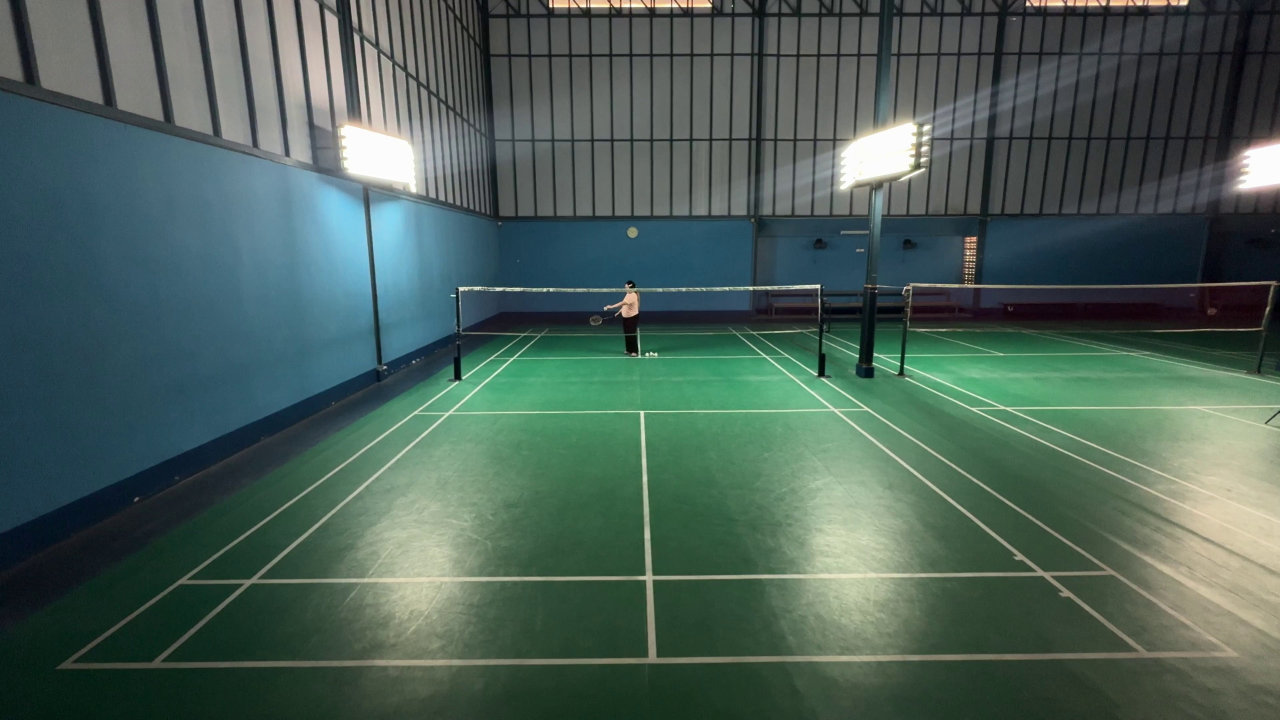
#> input picture calibration_landmarks/back/1791058352049.jpg, 3840 x 2160 px (shown at 1/3 size); its folder holds 4 pictures in this run
$ python matching.py calibration_landmarks/back calibration_landmarks/back
#> lines starting #> are read from the running program, lines starting #| are printed output that depends on the picture; after the words box and inside, x2 and y2 are one past the last pixel; in counts of white or black regions, pixels touching at a corner belong together
#> in extract_trajectory, frame is the input picture: shape (2160, 3840, 3); mean B, G, R 87.7, 95.8, 75
import os
import glob
import json
import cv2
import numpy as np
from dataclasses import dataclass
from typing import List, Optional, Tuple

# ----------------------------------------------------------------------------
# 1. Advanced Shuttlecock Contour & Motion Extraction (unchanged)
# ----------------------------------------------------------------------------

@dataclass
class FrameSignal:
    frame_idx: int
    shuttle_x: Optional[float] = None
    shuttle_y: Optional[float] = None
    score: float = 0.0

def detect_shuttle_in_frame(
    frame: np.ndarray,
    prev_frame: Optional[np.ndarray],
    last_known_pos: Optional[Tuple[float, float]] = None
) -> Tuple[Optional[float], Optional[float], float]:

    gray = cv2.cvtColor(frame, cv2.COLOR_BGR2GRAY)
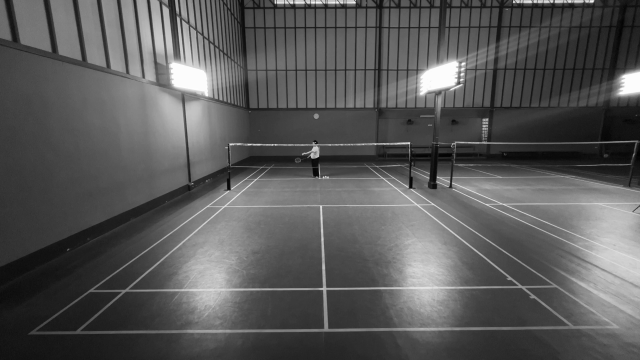
#> gray: shape (2160, 3840) (shown at 1/6 size); min 0, max 255, mean 88.7

    # Top-Hat Filter
    kernel_tophat = cv2.getStructuringElement(cv2.MORPH_ELLIPSE, (9, 9))
    tophat = cv2.morphologyEx(gray, cv2.MORPH_TOPHAT, kernel_tophat)
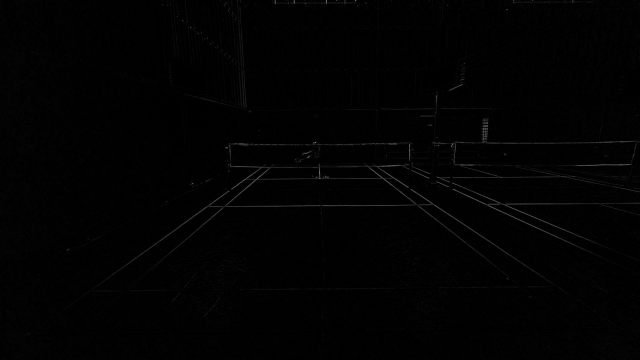
#> tophat: shape (2160, 3840) (shown at 1/6 size); min 0, max 212, mean 2
    _, bright_mask = cv2.threshold(tophat, 30, 255, cv2.THRESH_BINARY)
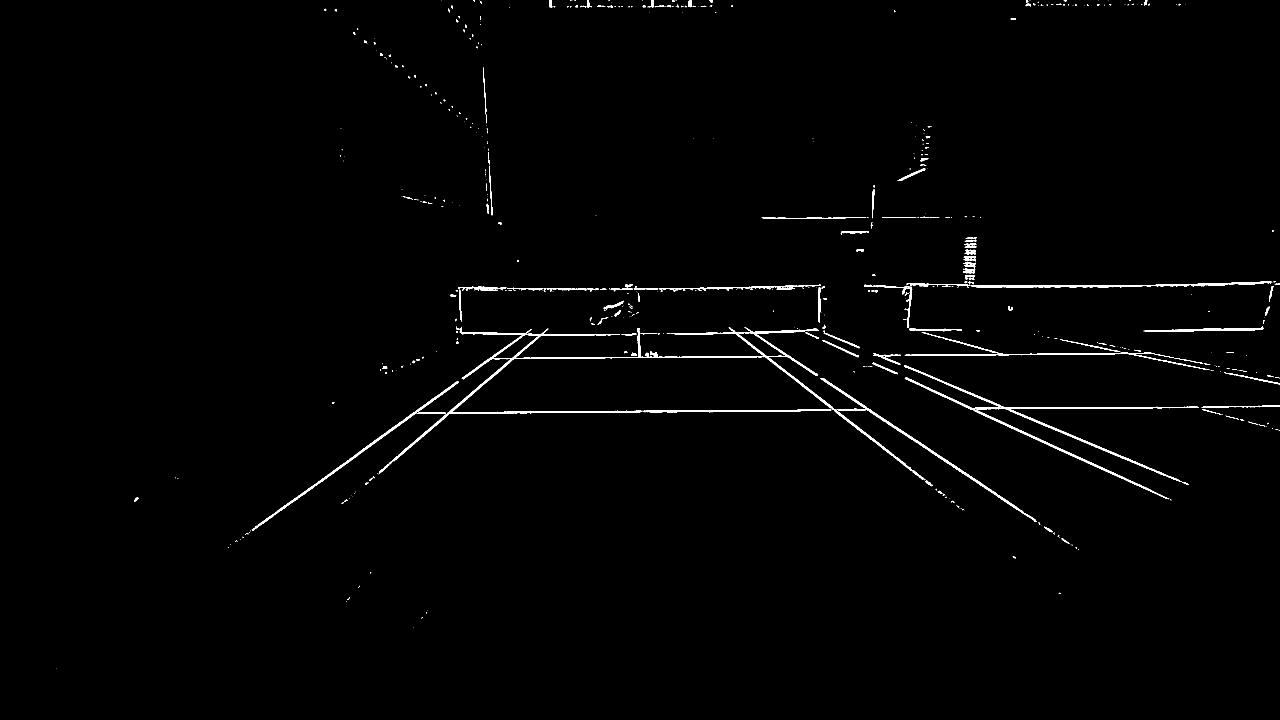
#> bright_mask: shape (2160, 3840) (shown at 1/3 size); 0.98% white; 585 white regions (401 under 20 px), largest, box (x1, y1, x2, y2) and area: (1136, 981, 2738, 1423) 19881, (2712, 1096, 3596, 1498) 12494, (2462, 1134, 3109, 1565) 5021

    # Motion Mask
    if prev_frame is not None:
        prev_gray = cv2.cvtColor(prev_frame, cv2.COLOR_BGR2GRAY)
        diff = cv2.absdiff(gray, prev_gray)
        _, motion_mask = cv2.threshold(diff, 12, 255, cv2.THRESH_BINARY)
        motion_mask = cv2.dilate(
            motion_mask,
            np.ones((3, 3), np.uint8),
            iterations=1
        )
        candidate_mask = cv2.bitwise_and(bright_mask, motion_mask)
    else:
        candidate_mask = bright_mask

    kernel_clean = cv2.getStructuringElement(cv2.MORPH_ELLIPSE, (3, 3))
    candidate_mask = cv2.morphologyEx(
        candidate_mask,
        cv2.MORPH_OPEN,
        kernel_clean
    )
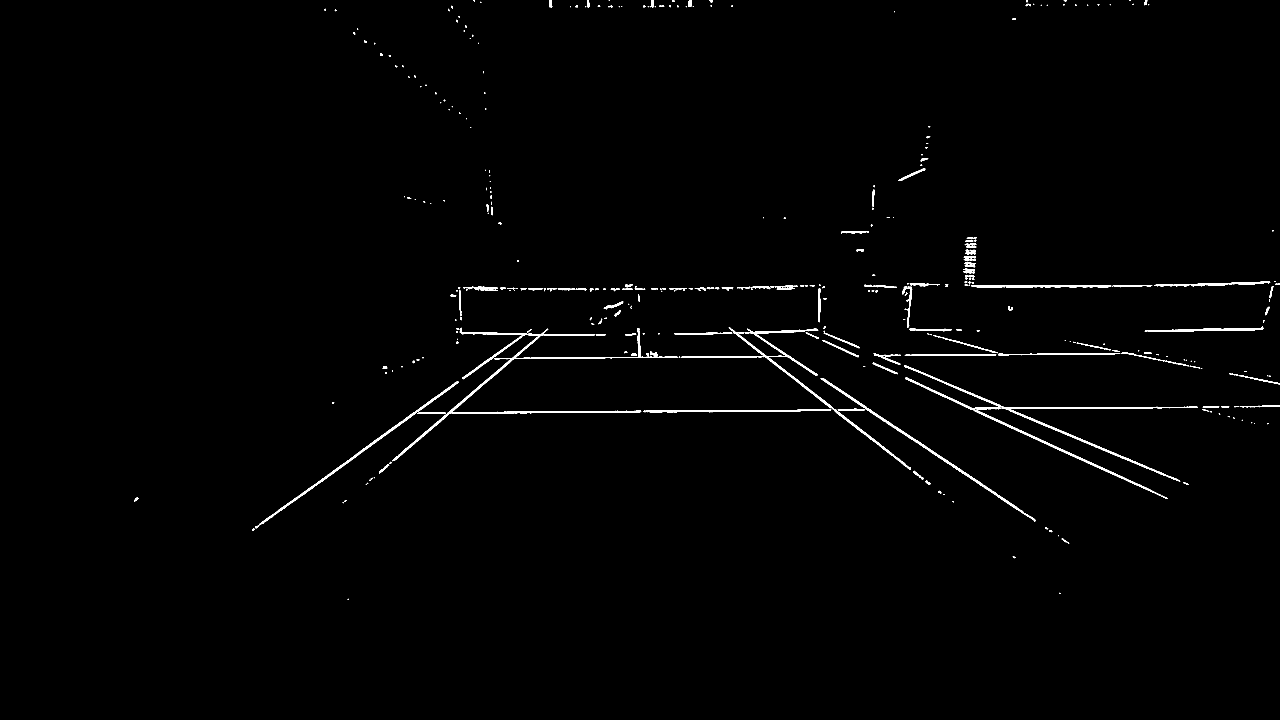
#> candidate_mask: shape (2160, 3840) (shown at 1/3 size); 0.9% white; 364 white regions (159 under 20 px)

    contours, _ = cv2.findContours(
        candidate_mask,
        cv2.RETR_EXTERNAL,
        cv2.CHAIN_APPROX_SIMPLE
    )
#> contours = 364 contours, 207 with area under 20; largest, box (x1, y1, x2, y2) and area: (1177, 983, 1989, 1384) 8892, (2712, 1096, 3594, 1445) 5896, (2715, 1133, 3483, 1488) 4246, (2044, 981, 2733, 1409) 4120, (2462, 1134, 3107, 1565) 4006

    best_candidate = None
    max_score = -1.0

    for cnt in contours:
        area = cv2.contourArea(cnt)

        if 4 <= area <= 350:
            x, y, w, h = cv2.boundingRect(cnt)
            aspect_ratio = float(w) / h if h > 0 else 0

            if 0.25 <= aspect_ratio <= 2.5:
                M = cv2.moments(cnt)

                if M["m00"] == 0:
                    continue

                cx = M["m10"] / M["m00"]
                cy = M["m01"] / M["m00"]

                score = area * (
                    1.0 / (abs(1.0 - aspect_ratio) + 0.5)
                )

                if last_known_pos is not None:
                    dist = np.sqrt(
                        (cx - last_known_pos[0])**2 +
                        (cy - last_known_pos[1])**2
                    )

                    if dist > 80:
                        continue

                    score += max(0, (80 - dist))

                if score > max_score:
                    max_score = score
                    best_candidate = (cx, cy, score)
#> this loop made 364 passes
#> (area, x, y, w, h, aspect_ratio, cx, cy) on passes 4, 14, 25, 26: (49.5, 3185, 1614, 23, 17, 1.35, 3194.7, 1622.1), (62, 402, 1493, 13, 12, 1.08, 408.2, 1497.7), (152.5, 2739, 1412, 32, 26, 1.23, 2753.4, 1424.2), (157.5, 1137, 1392, 31, 29, 1.07, 1151.6, 1405.6)

    if best_candidate:
        return best_candidate

    return None, None, 0.0


def extract_trajectory(folder_path: str, progress_callback=None, progress_start=0.0, progress_span=0.0, camera_label=""):

    image_paths = sorted([
        p for p in glob.glob(os.path.join(folder_path, "*"))
        if p.lower().endswith(('.jpg', '.jpeg', '.png', '.JPG', '.PNG'))
    ])

    if not image_paths:
        raise FileNotFoundError(
            f"No image files found in: {folder_path}"
        )

    filenames = [os.path.basename(p) for p in image_paths]

    signals = []
    prev_frame = None
    last_pos = None

    for idx, img_path in enumerate(image_paths):
        frame = cv2.imread(img_path)

        if frame is None:
            continue

        x, y, score = detect_shuttle_in_frame(
            frame,
            prev_frame,
            last_known_pos=last_pos
        )

        if x is not None and y is not None:
            last_pos = (x, y)

        signals.append(
            FrameSignal(
                frame_idx=idx,
                shuttle_x=x,
                shuttle_y=y,
                score=score
            )
        )

        prev_frame = frame

        if progress_callback and (idx % 5 == 0 or idx + 1 == len(image_paths)):
            fraction = (idx + 1) / len(image_paths)
            percent = progress_start + (fraction * progress_span)
            progress_callback(
                percent,
                f"Analyzing {camera_label} camera frames: {idx + 1} / {len(image_paths)}",
            )

    return signals, filenames


# ----------------------------------------------------------------------------
# 2. Kinetics & Strict 1-to-1 Matching (uses x AND y now; alignment rewritten)
# ----------------------------------------------------------------------------

def _normalize(arr: np.ndarray) -> np.ndarray:
    return (arr - np.mean(arr)) / (np.std(arr) + 1e-6)


def extract_kinetics(signals: List[FrameSignal]) -> np.ndarray:
    n = len(signals)

    def fill(values: np.ndarray) -> np.ndarray:
        nans = np.isnan(values)
        if nans.all():
            return np.zeros(n)
        idxs = np.arange(n)
        values = values.copy()
        values[nans] = np.interp(idxs[nans], idxs[~nans], values[~nans])
        return values

    y_vals = fill(np.array(
        [s.shuttle_y if s.shuttle_y is not None else np.nan for s in signals],
        dtype=float
    ))
    x_vals = fill(np.array(
        [s.shuttle_x if s.shuttle_x is not None else np.nan for s in signals],
        dtype=float
    ))

    y_norm = _normalize(y_vals)
    x_norm = _normalize(x_vals)

    y_vel = np.gradient(y_vals)
    x_vel = np.gradient(x_vals)
    v_norm = _normalize(np.sqrt(y_vel**2 + x_vel**2))

    y_acc = np.gradient(y_vel)
    x_acc = np.gradient(x_vel)
    a_norm = _normalize(np.sqrt(y_acc**2 + x_acc**2))

    # NOTE: x is included because two different camera angles usually see the
    # shuttlecock's *horizontal* motion very differently (this is what makes
    # them distinct angles), but the vertical rise/fall of a rally shot and
    # its speed/acceleration profile are largely angle-invariant. Keeping
    # both x and y (rather than y alone) gives the aligner more real signal
    # per frame, mostly through the velocity/acceleration magnitudes.
    return np.column_stack((y_norm, x_norm, v_norm, a_norm))


# Manual-click sync can be off by at most a couple of reaction-time frames.
# We only ever search this many candidate starting offsets, right at the
# beginning of the clips -- never across the whole video.
MAX_START_LAG = 7


def align_shorter_base(
    kin_a: np.ndarray,
    kin_b: np.ndarray,
    progress_callback=None,
) -> Tuple[List[Tuple[int, int]], int, str, float]:
    """
    Synchronize both views assuming they started together (same "1, 2,
    click" count), give or take a few frames of manual-trigger reaction lag.

    Rather than sliding the shorter clip across the *entire* longer clip
    (which risks locking onto a coincidentally-similar moment mid-rally),
    we only test a small number of candidate starting offsets right at the
    beginning -- MAX_START_LAG frames -- and pick whichever gives the
    closest kinetic match. Once that start is chosen, every frame of the
    shorter video is paired 1-to-1 with one consecutive frame of the longer
    video, and any leftover frames at the tail of the longer video are
    ignored.
    """
    len_a, len_b = len(kin_a), len(kin_b)

    if len_a == 0 or len_b == 0:
        return [], 0, "none", 0.0

    if len_a <= len_b:
        short, long = kin_a, kin_b
        short_is_a = True
        short_name = "folder_a"
    else:
        short, long = kin_b, kin_a
        short_is_a = False
        short_name = "folder_b"

    n_short = len(short)
    n_long = len(long)
    max_start = n_long - n_short

    # Only look at the first MAX_START_LAG possible starting positions
    # (or fewer, if the clips are close enough in length that fewer exist).
    search_limit = min(max_start, MAX_START_LAG)

    weights = np.array([0.15, 0.05, 0.50, 0.30], dtype=float)
    scores = np.full(search_limit + 1, np.inf, dtype=float)

    for start_idx in range(search_limit + 1):
        window = long[start_idx:start_idx + n_short]
        diff = short - window

        weighted_sq = np.sum((diff ** 2) * weights, axis=1)
        frame_cost = np.sqrt(weighted_sq)

        frame_cost = np.sort(frame_cost)
        trim = int(len(frame_cost) * 0.10)

        if len(frame_cost) > 2 * trim and trim > 0:
            trimmed = frame_cost[trim:-trim]
        else:
            trimmed = frame_cost

        scores[start_idx] = (
            0.65 * float(np.median(trimmed))
            + 0.35 * float(np.mean(trimmed))
        )

        if progress_callback:
            fraction = (start_idx + 1) / (search_limit + 1)
            progress_callback(
                80.0 + fraction * 15.0,
                f"Comparing synchronization offsets: {start_idx + 1} / {search_limit + 1}",
            )

    best_start = int(np.argmin(scores))
    best_score = float(scores[best_start])

    if len(scores) > 1:
        sorted_scores = np.sort(scores)
        second_score = float(sorted_scores[1])
        separation = max(0.0, (second_score - best_score) / (second_score + 1e-6))
        confidence = float(np.clip(separation * 5.0, 0.0, 1.0))
    else:
        confidence = 1.0

    pairs: List[Tuple[int, int]] = []
    for k in range(n_short):
        if short_is_a:
            pairs.append((k, best_start + k))
        else:
            pairs.append((best_start + k, k))

    # Offset is always expressed as: frame_a - frame_b, matching app.py.
    offset = pairs[0][0] - pairs[0][1] if pairs else 0

    print(
        f"[OK] Start-aligned synchronization: "
        f"{short_name} is shorter ({n_short} frames); "
        f"longer video has {n_long} frames"
    )
    print(
        f"[OK] Searched start lag 0..{search_limit} frames; "
        f"best start={best_start} (offset A-B={offset:+d} frames), "
        f"confidence={confidence:.3f}"
    )
    print(
        f"[OK] Paired all {n_short} shorter-video frames; "
        f"ignored {n_long - n_short - best_start} leftover frames from the "
        f"longer video"
    )

    return pairs, offset, "start_aligned_small_lag_search", confidence
# ----------------------------------------------------------------------------
# 3. Main Matching Process
# ----------------------------------------------------------------------------

def match_badminton(folder_a: str, folder_b: str, progress_callback=None) -> dict:

    if progress_callback:
        progress_callback(0, "Starting camera synchronization…")

    print(f"[1/3] Extracting shuttlecock trajectory from Folder A: {folder_a}")
    sig_a, files_a = extract_trajectory(
        folder_a, progress_callback, 0.0, 40.0, "back"
    )

    print(f"[2/3] Extracting shuttlecock trajectory from Folder B: {folder_b}")
    sig_b, files_b = extract_trajectory(
        folder_b, progress_callback, 40.0, 40.0, "side"
    )

    print(
        "[3/3] Synchronizing with the shorter video as the complete "
        "time base..."
    )

    kin_a = extract_kinetics(sig_a)
    kin_b = extract_kinetics(sig_b)

    path, offset, offset_method, offset_confidence = align_shorter_base(
        kin_a,
        kin_b,
        progress_callback=progress_callback,
    )

    matches = []
    for pair_idx, (i, j) in enumerate(path):
        matches.append({"file_a": files_a[i], "file_b": files_b[j]})
        if progress_callback and (pair_idx % 25 == 0 or pair_idx + 1 == len(path)):
            fraction = (pair_idx + 1) / max(len(path), 1)
            progress_callback(
                95.0 + fraction * 5.0,
                f"Building synchronized frame pairs: {pair_idx + 1} / {len(path)}",
            )

    return {
        "folder_a": folder_a,
        "folder_b": folder_b,
        "matches": matches,
        "offset": offset,
        "offset_method": offset_method,
        "offset_confidence": offset_confidence,
        "shorter_video": "folder_a" if len(files_a) <= len(files_b) else "folder_b",
        "longer_video": "folder_b" if len(files_a) <= len(files_b) else "folder_a",
        "shorter_frame_count": min(len(files_a), len(files_b)),
        "ignored_longer_frames": abs(len(files_a) - len(files_b)),
    }


if __name__ == "__main__":
    import argparse

    parser = argparse.ArgumentParser(
        description="Badminton shorter-video-base synchronization"
    )
    parser.add_argument("folder_a", help="Path to Folder A")
    parser.add_argument("folder_b", help="Path to Folder B")
    parser.add_argument(
        "--out",
        default=r"C:\Users\Tawan\matchPhoto\matched.json"
    )

    args = parser.parse_args()

    result = match_badminton(args.folder_a, args.folder_b)

    with open(args.out, "w", encoding="utf-8") as f:
        json.dump(result, f, ensure_ascii=False, indent=2)

    print(
        f"Matching results saved successfully to {args.out} "
        f"(total {len(result['matches'])} unique 1-to-1 pairs)"
    )
